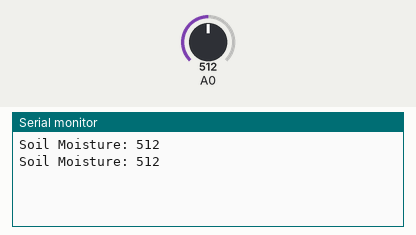
A sketch run on a simulated Arduino Uno, built with avr-gcc and run on an emulated ATmega328P. On the bench: the last lines printed to the serial monitor. The inputs (shaded band) are chosen by the test bench; at power-on: A0 = 512.

Above: at 1.8 s.
1.9 s: A0 set to 716
At 2.8 s:
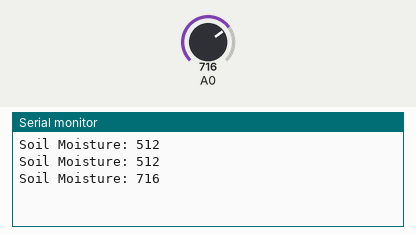
3.4 s: A0 set to 900
At 4.6 s:
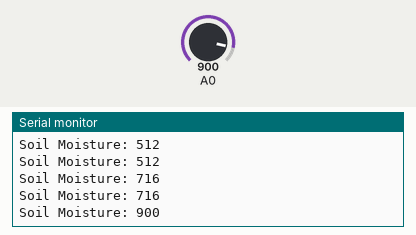
Timing chart, 0 to 6.4 s (numbered marks = the images above; inputs shaded):
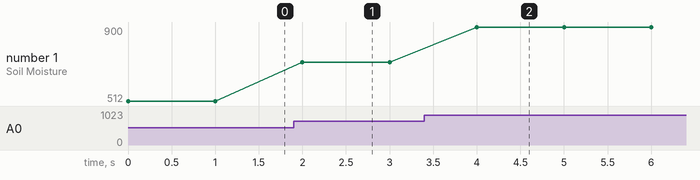

The sketch:

sketch_soil_moisture.ino
```cpp
/*
 * 토양 수분감지센서를 이용해 시리얼 모니터로 수분의 정도를 출력하는 예제 코드
 *
 * 토양 수분감지센서의 동작 원리를 이해하고, 시리얼 모니터로 현재 수분 정도를 출력해보자.
 * 수분의 정도는 아날로그 값인 0 ~ 1023까지의 범위를 가진다.
 * 더 많은 정보는 토이 메이커스 http://cafe.naver.com/toymakers
 *
 * 2017년 8월 19일 수정됨 by 토이메이커스(메이커멘토)
 *
 */

void setup() {
  Serial.begin(9600);   // 시리얼모니터에 출력을 위한 보어레이트 설정
}

void loop() {

  // 토양 수분감지센서로부터 아날로그 입력 값을 가져옴 (0 ~1023)
  int soilMoisture = analogRead(A0);

  // 시리얼 모니터에 토양의 수분정도 출력
  Serial.print("Soil Moisture: ");
  Serial.println(soilMoisture);

  // 안정적인 측정과 출력을 위한 지연시간
  delay(1000);
}
```

Measured:
- after the input at 1.9 s, the serial monitor: prints a new line after 0.10 s (image 1)
- after the input at 3.4 s, the serial monitor: prints a new line after 0.60 s (image 2)
- plotted number 1: 512 → 716 after the input at 1.9 s, 716 → 900 after the input at 3.4 s
